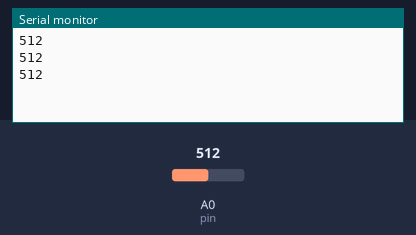
A sketch run on a simulated Arduino Uno, built with avr-gcc and run on an emulated ATmega328P. On the bench: the last lines printed to the serial monitor. The test bench sets the inputs (shaded band); at power-on: A0 (pin) = 512.

Above: at 1.3 s.
1.4 s: A0 (pin) set to 716
At 1.9 s:
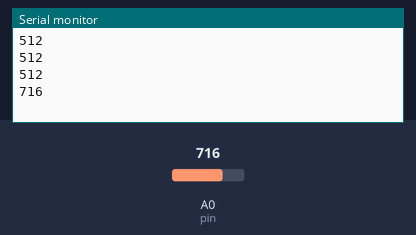
2.9 s: A0 (pin) set to 900
At 3.3 s:
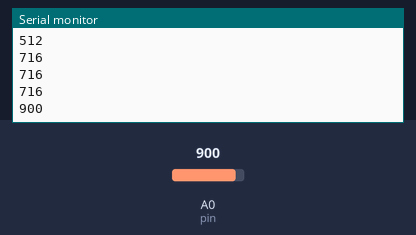
Timing chart, 0 to 5.9 s (numbered marks = the images above; inputs shaded):
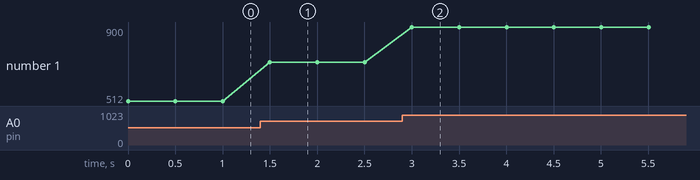

Measured:
- after the input at 1.4 s, the serial monitor: prints a new line after 0.10 s (image 1)
- after the input at 2.9 s, the serial monitor: prints a new line after 0.10 s (image 2)
- plotted number 1: 512 → 716 after the input at 1.4 s, 716 → 900 after the input at 2.9 s

The sketch:

_01_05_read_resistor.ino
```cpp
int pin = A0; // 아날로그 핀 설정

void setup() {
    Serial.begin(9600); //시리얼 통신을 시작한다.(기본 통신속도 9600)
}

void loop() {
    int val = analogRead(pin);//아날로그 입력값(A0)를 읽기 위해 analogRead 를 사용하고
                            //읽어들인 값을 변수 val에 전달한다.

    Serial.println(val); // 값을 시리얼 모니터에 출력해준다.
    delay(500);
}
```
